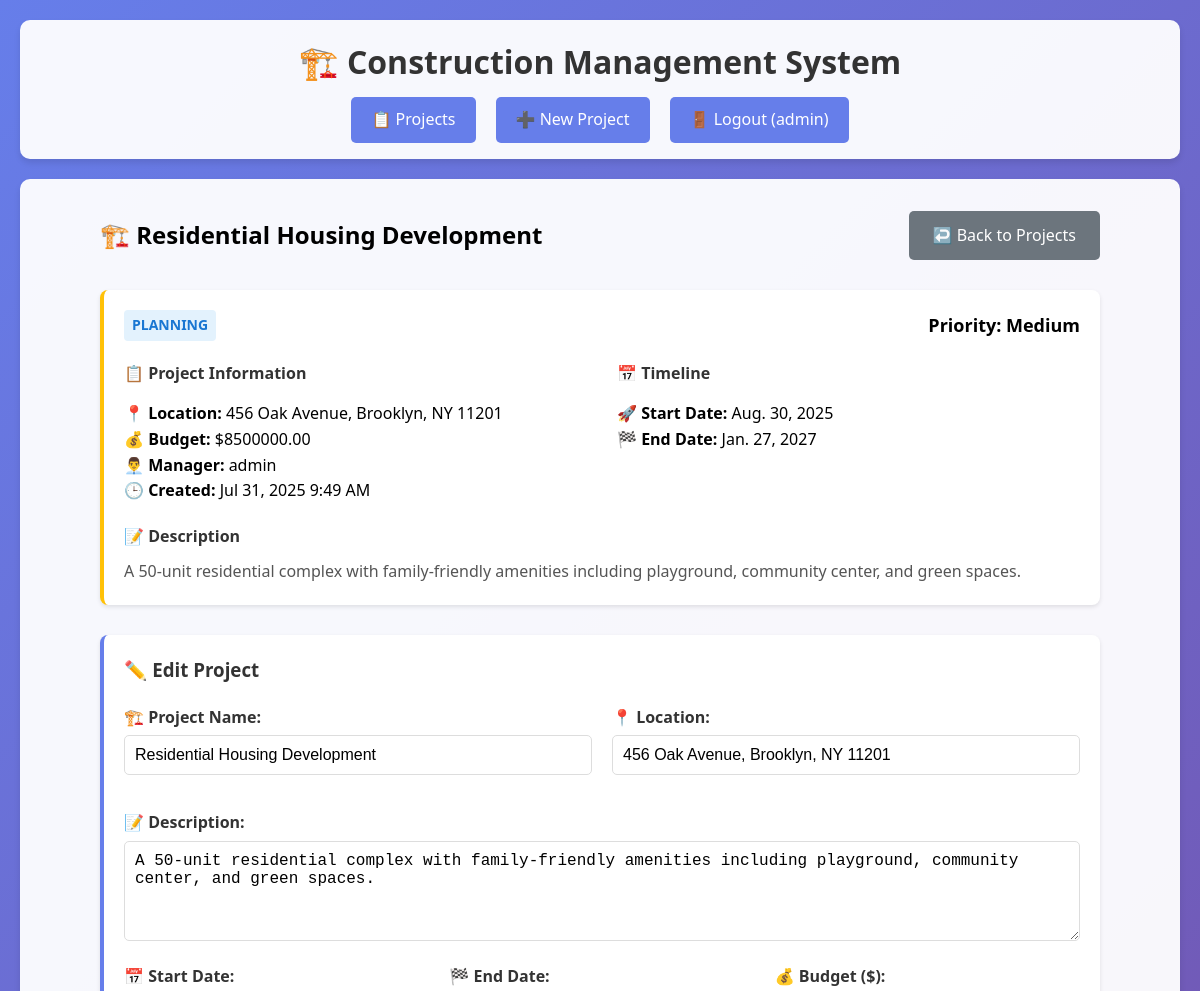
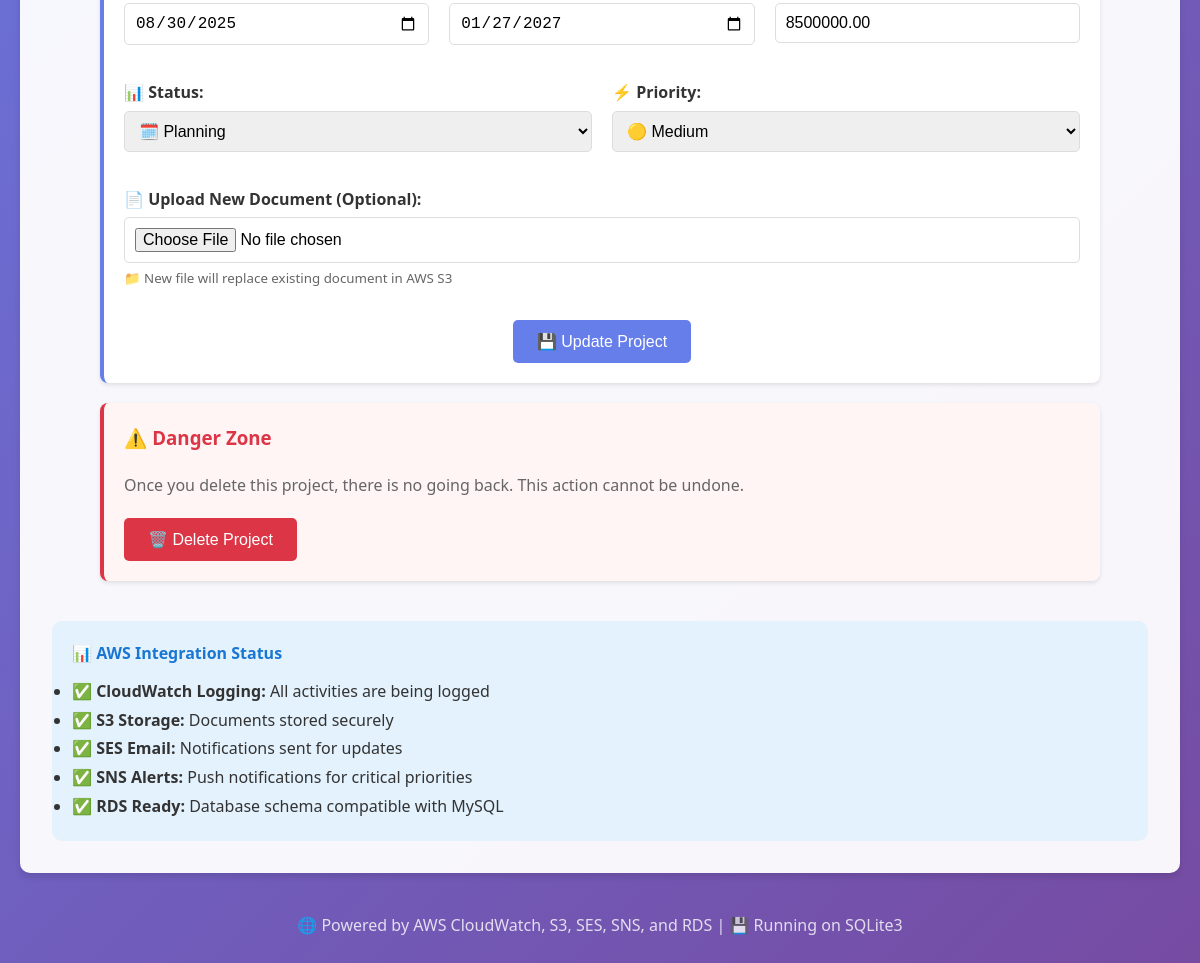
The app's page /project/2/ (signed in) with its own data (2 pictures, top to bottom).
### construction/models.py (models this page shows, shortened)
class Project(models.Model):
    PRIORITY_CHOICES = [
        ('Low', 'Low'),
        ('Medium', 'Medium'),
        ('High', 'High'),
        ('Critical', 'Critical'),
    ]
    STATUS_CHOICES = [
        ('Planning', 'Planning'),
        ('In Progress', 'In Progress'),
        ('Completed', 'Completed'),
        ('On Hold', 'On Hold'),
    ]
    name = models.CharField(max_length=200)
    description = models.TextField()
    location = models.CharField(max_length=200)
    start_date = models.DateField()
    end_date = models.DateField()
    budget = models.DecimalField(max_digits=12, decimal_places=2)
    status = models.CharField(max_length=20, choices=STATUS_CHOICES, default='Planning')
    priority = models.CharField(max_length=20, choices=PRIORITY_CHOICES, default='Medium')
    manager = models.ForeignKey(User, on_delete=models.CASCADE)
    document = models.FileField(upload_to='project_documents/', blank=True, null=True)
    created_at = models.DateTimeField(auto_now_add=True)
    updated_at = models.DateTimeField(auto_now=True)
    class Meta:
        ordering = ['-created_at']

### construction/views.py (the view, shortened to what this page needs)
# urls.py: path('project/<int:project_id>/', views.project_detail, name='project_detail'),
@login_required
def project_detail(request, project_id):
    project = get_object_or_404(Project, id=project_id)
    cloudwatch_logger.log_project_activity(
        'VIEW', project.name, request.user.username,
        {'project_id': project.id, 'status': project.status}
    )
    document_url = None
    if project.document:
        document_url = s3_manager.get_file_url(project.document)
    context = {
        'project': project,
        'document_url': document_url
    }
    return render(request, 'construction/project_detail.html', context)

### construction/aws_utils.py (called while the page is built)
    def ensure_log_group_exists(self) -> bool:
        try:
            self.client.describe_log_groups(logGroupNamePrefix=self.log_group_name)
            return True
        except Exception:
            try:
                self.client.create_log_group(logGroupName=self.log_group_name)
                return True
            except Exception as e:
                print(f"Error creating log group: {e}")
                return False

    def ensure_log_stream_exists(self) -> bool:
        try:
            self.client.describe_log_streams(
                logGroupName=self.log_group_name,
                logStreamNamePrefix=self.log_stream_name
            )
            return True
        except Exception:
            try:
                self.client.create_log_stream(
                    logGroupName=self.log_group_name,
                    logStreamName=self.log_stream_name
                )
                return True
            except Exception as e:
                print(f"Error creating log stream: {e}")
                return False

### construction/templates/construction/project_detail.html (shortened to what this page needs)
{% extends 'construction/base.html' %}
{% block content %}
<div style="max-width: 1000px; margin: 0 auto;">
    <div style="display: flex; justify-content: space-between; align-items: center; margin-bottom: 30px;">
        <h2>🏗️ {{ project.name }}</h2>
        <a href="{% url 'project_list' %}" class="btn" style="background: #6c757d;">↩️ Back to Projects</a>
    </div>
    <div class="card priority-{{ project.priority|lower }}" style="margin-bottom: 30px;">
        <div style="display: flex; justify-content: space-between; align-items: center; margin-bottom: 20px;">
            <span class="status-badge status-{{ project.status|lower|cut:' ' }}" style="font-size: 14px;">
                {{ project.status }}
            </span>
            <span style="font-size: 18px; font-weight: bold;">
                Priority: {{ project.priority }}
            </span>
        </div>
        <div style="display: grid; grid-template-columns: 1fr 1fr; gap: 30px; margin-bottom: 20px;">
            <div>
                <h4 style="color: #333; margin-bottom: 15px;">📋 Project Information</h4>
                <p><strong>📍 Location:</strong> {{ project.location }}</p>
                <p><strong>💰 Budget:</strong> ${{ project.budget|floatformat:2 }}</p>
                <p><strong>👨‍💼 Manager:</strong> {{ project.manager.username }}</p>
                <p><strong>🕒 Created:</strong> {{ project.created_at|date:"M d, Y g:i A" }}</p>
            </div>
            <div>
                <h4 style="color: #333; margin-bottom: 15px;">📅 Timeline</h4>
                <p><strong>🚀 Start Date:</strong> {{ project.start_date }}</p>
                <p><strong>🏁 End Date:</strong> {{ project.end_date }}</p>
            </div>
        </div>
        <div>
            <h4 style="color: #333; margin-bottom: 10px;">📝 Description</h4>
            <p style="line-height: 1.6; color: #555;">{{ project.description }}</p>
        </div>
    </div>
    <div class="card">
        <h3 style="margin-bottom: 20px;">✏️ Edit Project</h3>
        <form method="post" enctype="multipart/form-data">
            <div style="display: grid; grid-template-columns: 1fr 1fr; gap: 20px; margin-bottom: 20px;">
                <div class="form-group">
                    <label for="name">🏗️ Project Name:</label>
                    <input type="text" id="name" name="name" value="{{ project.name }}" required>
                </div>
                <div class="form-group">
                    <label for="location">📍 Location:</label>
                    <input type="text" id="location" name="location" value="{{ project.location }}" required>
                </div>
            </div>
            <div class="form-group">
                <label for="description">📝 Description:</label>
                <textarea id="description" name="description" required>{{ project.description }}</textarea>
            </div>
            <div style="display: grid; grid-template-columns: 1fr 1fr 1fr; gap: 20px; margin-bottom: 20px;">
                <div class="form-group">
                    <label for="start_date">📅 Start Date:</label>
                    <input type="date" id="start_date" name="start_date" value="{{ project.start_date|date:'Y-m-d' }}" required>
                </div>
                <div class="form-group">
                    <label for="end_date">🏁 End Date:</label>
                    <input type="date" id="end_date" name="end_date" value="{{ project.end_date|date:'Y-m-d' }}" required>
                </div>
                <div class="form-group">
                    <label for="budget">💰 Budget ($):</label>
                    <input type="number" id="budget" name="budget" step="0.01" min="0" value="{{ project.budget }}" required>
                </div>
            </div>
            <div style="display: grid; grid-template-columns: 1fr 1fr; gap: 20px; margin-bottom: 20px;">
                <div class="form-group">
                    <label for="status">📊 Status:</label>
                    <select id="status" name="status" required>
                        <option value="Planning" {% if project.status == "Planning" %}selected{% endif %}>🗓️ Planning</option>
                    </select>
                </div>
                <div class="form-group">
                    <label for="priority">⚡ Priority:</label>
                    <select id="priority" name="priority" required>
                        <option value="Medium" {% if project.priority == "Medium" %}selected{% endif %}>🟡 Medium</option>
                    </select>
                </div>
            </div>
            <div class="form-group">
                <label for="document">📄 Upload New Document (Optional):</label>
                <input type="file" id="document" name="document" accept=".pdf,.doc,.docx,.txt,.jpg,.jpeg,.png">
                <small style="color: #666; display: block; margin-top: 5px;">
                    📁 New file will replace existing document in AWS S3
                </small>
            </div>
            <div style="display: flex; gap: 15px; justify-content: center; margin-top: 30px;">
                <button type="submit" class="btn">💾 Update Project</button>
            </div>
        </form>
    </div>
    <div class="card" style="border-left-color: #dc3545; background: #fff5f5;">
        <h3 style="color: #dc3545; margin-bottom: 20px;">⚠️ Danger Zone</h3>
        <p style="margin-bottom: 20px; color: #666;">
            Once you delete this project, there is no going back. This action cannot be undone.
        </p>
        <form method="post" onsubmit="return confirm('Are you sure you want to delete this project? This action cannot be undone!')">
            <button type="submit" class="btn btn-danger">🗑️ Delete Project</button>
        </form>
    </div>
</div>
<div style="margin-top: 40px; padding: 20px; background: #e3f2fd; border-radius: 10px;">
    <h4 style="color: #1976d2; margin-bottom: 10px;">📊 AWS Integration Status</h4>
    <ul style="color: #333; line-height: 1.8;">
        <li>✅ <strong>CloudWatch Logging:</strong> All activities are being logged</li>
        <li>✅ <strong>S3 Storage:</strong> Documents stored securely</li>
        <li>✅ <strong>SES Email:</strong> Notifications sent for updates</li>
        <li>✅ <strong>SNS Alerts:</strong> Push notifications for critical priorities</li>
        <li>✅ <strong>RDS Ready:</strong> Database schema compatible with MySQL</li>
    </ul>
</div>
{% endblock %}

### construction/templates/construction/base.html (shortened to what this page needs)
<!DOCTYPE html>
<html lang="en">
<head>
</head>
<body>
    <div class="container">
        <header class="header">
            <h1>🏗️ Construction Management System</h1>
            <nav class="nav">
                {% if user.is_authenticated %}
                    <a href="{% url 'project_list' %}">📋 Projects</a>
                    <a href="{% url 'project_create' %}">➕ New Project</a>
                    <a href="{% url 'user_logout' %}">🚪 Logout ({{ user.username }})</a>
                {% else %}
                    <a href="{% url 'user_login' %}">🔐 Login</a>
                {% endif %}
            </nav>
        </header>
        <main class="content">
            {% block content %}
            {% endblock %}
        </main>
        <footer class="footer">
            <p>🌐 Powered by AWS CloudWatch, S3, SES, SNS, and RDS | 💾 Running on SQLite3</p>
        </footer>
    </div>
</body>
</html>

### construction/templates/construction/base.html (style rules this page uses)
* { margin: 0; padding: 0; box-sizing: border-box; }
body { font-family: 'Segoe UI', Tahoma, Geneva, Verdana, sans-serif; line-height: 1.6; background: linear-gradient(135deg, #667eea 0%, #764ba2 100%); min-height: 100vh; }
.container { max-width: 1200px; margin: 0 auto; padding: 20px; }
.header { background: rgba(255, 255, 255, 0.95); padding: 1rem; border-radius: 10px; margin-bottom: 20px; box-shadow: 0 4px 6px rgba(0, 0, 0, 0.1); }
.header h1 { color: #333; text-align: center; margin-bottom: 10px; }
.nav { display: flex; justify-content: center; gap: 20px; flex-wrap: wrap; }
.nav a { background: #667eea; color: white; padding: 10px 20px; text-decoration: none; border-radius: 5px; transition: background 0.3s; }
.content { background: rgba(255, 255, 255, 0.95); padding: 2rem; border-radius: 10px; box-shadow: 0 4px 6px rgba(0, 0, 0, 0.1); margin-bottom: 20px; }
.form-group { margin-bottom: 15px; }
.form-group label { display: block; margin-bottom: 5px; font-weight: bold; color: #333; }
.form-group input, .form-group select, .form-group textarea { width: 100%; padding: 10px; border: 1px solid #ddd; border-radius: 5px; font-size: 16px; }
.form-group textarea { resize: vertical; min-height: 100px; }
.btn { background: #667eea; color: white; padding: 12px 24px; border: none; border-radius: 5px; cursor: pointer; font-size: 16px; text-decoration: none; display: inline-block; transition: background 0.3s; }
.btn-danger { background: #dc3545; }
.card { background: white; border-radius: 8px; padding: 20px; margin-bottom: 20px; box-shadow: 0 2px 4px rgba(0, 0, 0, 0.1); border-left: 4px solid #667eea; }
.card h3 { color: #333; margin-bottom: 10px; }
.priority-medium { border-left-color: #ffc107; }
.status-badge { padding: 4px 8px; border-radius: 4px; font-size: 12px; font-weight: bold; text-transform: uppercase; }
.status-planning { background: #e3f2fd; color: #1976d2; }
.footer { text-align: center; padding: 20px; color: rgba(255, 255, 255, 0.8); }

### records on screen
Project: name "Residential Housing Development", status "PLANNING", priority "Medium", location "456 Oak Avenue, Brooklyn, NY 11201", budget "8500000.00", manager.username "admin", created_at "Jul 31, 2025 9:49 AM", start_date "Aug. 30, 2025", end_date "Jan. 27, 2027", description "A 50-unit residential complex with family-friendly amenities including playground, community center, and green spaces.", start_date "08/30/2025", end_date "01/27/2027", status "🗓️ Planning", priority "🟡 Medium"

### other values on screen
{{ user.username }} "admin"
